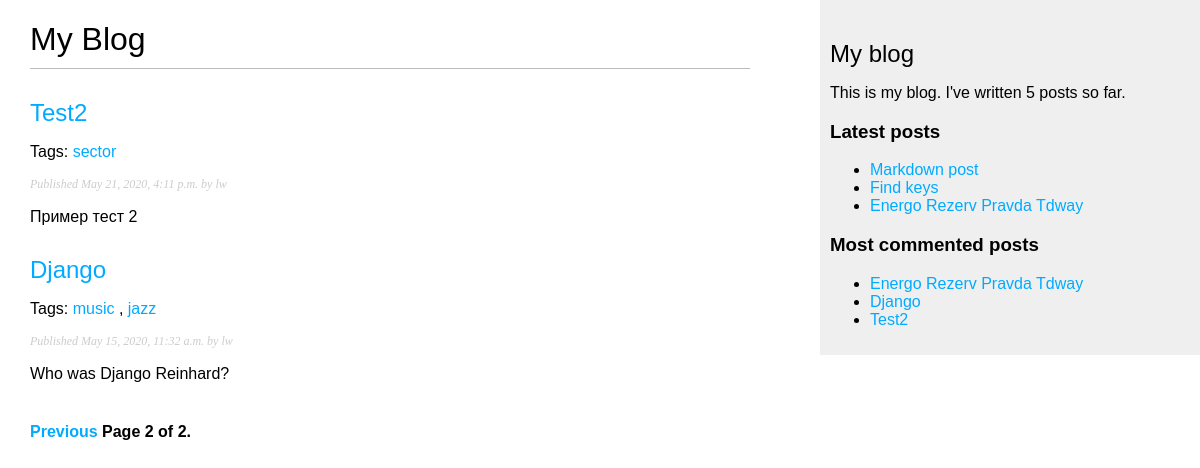
Screenshot of /blog/?page=2 with the database file from the repository.
### blog/models.py (models this page shows, shortened)
class Post(models.Model):
    STATUS_CHOICES = (
        ("draft", "Draft"),
        ("published", "Published"),
    )
    title = models.CharField(max_length=250)
    slug = models.SlugField(max_length=250, unique_for_date="publish")
    author = models.ForeignKey(
        User, related_name="blog_posts", on_delete=models.CASCADE
    )
    body = models.TextField()
    publish = models.DateTimeField(default=timezone.now)
    created = models.DateTimeField(auto_now_add=True)
    updated = models.DateTimeField(auto_now=True)
    status = models.CharField(max_length=10, choices=STATUS_CHOICES, default="draft")
    objects = models.Manager()
    published = PublishedManager()
    tags = TaggableManager()
    class Meta:
        ordering = ("-publish",)
    def get_absolute_url(self):
        return reverse(
            "blog:post_detail",
            args=[
                self.publish.year,
                self.publish.strftime("%m"),
                self.publish.strftime("%d"),
                self.slug,
            ],
        )

### blog/views.py (the view)
# urls.py: path("", views.post_list, name="post_list"),
def post_list(request, tag_slug=None):
    object_list = Post.published.all()
    tag = None
    if tag_slug:
        tag = get_object_or_404(Tag, slug=tag_slug)
        object_list = object_list.filter(tags__in=[tag])
    paginator = Paginator(object_list, 3)
    page = request.GET.get("page")
    try:
        posts = paginator.page(page)
    except PageNotAnInteger:
        posts = paginator.page(1)
    except EmptyPage:
        posts = paginator.page(paginator.num_pages)
    return render(
        request, "blog/post/list.html", {"page": page, "posts": posts, "tag": tag}
    )

### blog/models.py (called while the page is built)
    def get_queryset(self):
        return super().get_queryset().filter(status="published")

### blog/templatetags/blog_tags.py (called while the page is built)
@register.simple_tag
def total_posts():
    return Post.published.count()

@register.inclusion_tag("blog/post/latest_posts.html")
def show_latest_posts(count=5):
    latest_posts = Post.published.order_by("-publish")[:count]
    return {"latest_posts": latest_posts}

@register.simple_tag
def get_most_commented_posts(count=5):
    return Post.published.annotate(total_comments=Count("comments")).order_by(
        "-total_comments"
    )[:count]

@register.filter(name="markdown")
def markdown_format(text):
    return mark_safe(markdown.markdown(text))

### blog/templates/blog/post/list.html (shortened to what this page needs)
{% extends "blog/base.html" %}
{% load blog_tags %}
{% block content %}
    <h1>My Blog</h1>
    {% for post in posts %}
        <h2>
            <a href="{{ post.get_absolute_url }}">{{ post.title }}</a>
        </h2>
        <p class="tags">
            Tags:
            {% for tag in post.tags.all %}
                <a href="{% url "blog:post_list_by_tag" tag.slug %}">
                    {{ tag.name }}
                </a>
                {% if not forloop.last %}, {% endif %}
            {% endfor %}
        </p>
        <p class="date">
            Published {{ post.publish }} by {{ post.author }}
        </p>
        {{ post.body|markdown|truncatewords_html:30 }}
    {% endfor %}
    {% include "blog/pagination.html" with page=posts %}
{% endblock %}

### blog/templates/blog/base.html (shortened to what this page needs)
{% load blog_tags %}
{% load static %}
<!DOCTYPE html>
<html>
<head>
    <link href="{% static "css/blog.css" %}" rel="stylesheet">
</head>
<body>
<div id="content">
    {% block content %}
    {% endblock %}
</div>
<div id="sidebar">
    <h2>My blog</h2>
    <p>This is my blog. I've written {% total_posts %} posts so far.</p>
    <h3>Latest posts</h3>
    {% show_latest_posts 3 %}
    <h3>Most commented posts</h3>
    {% get_most_commented_posts 3 as most_commented_posts %}
    <ul>
        {% for post in most_commented_posts %}
            <li><a href="{{ post.get_absolute_url }}">{{ post.title }}</a></li>
        {% endfor %}
    </ul>
</div>
</body>
</html>

### blog/templates/blog/post/latest_posts.html
<ul>
    {% for post in latest_posts %}
        <li><a href="{{ post.get_absolute_url }}">{{ post.title }}</a></li>
    {% endfor %}
</ul>

### blog/static/css/blog.css (style rules this page uses)
body { margin:0; padding:0; font-family:helvetica, sans-serif; }
a { color:#00abff; text-decoration:none; }
h1 { font-weight:normal; border-bottom:1px solid #bbb; padding:0 0 10px 0; }
h2 { font-weight:normal; margin:30px 0 0; }
#content { float:left; width:60%; padding:0 0 0 30px; }
#sidebar { float:right; width:30%; padding:10px; background:#efefef; height:100%; }
p.date { color:#ccc; font-family: georgia, serif; font-size: 12px; font-style: italic; }

### rows the page displays
Post: title "Test2", publish "May 21, 2020, 4:11 p.m.", author "lw", body "Пример тест 2"
Tag: name "sector"
Post: title "Django", publish "May 15, 2020, 11:32 a.m.", author "lw", body "Who was Django Reinhard?"
Tag: name "music"
Tag: name "jazz"
Post: title "Markdown post"
Post: title "Find keys"
Post: title "Energo Rezerv Pravda Tdway"

### other values shown
{{ page.number }} "2"
{{ page.paginator.num_pages }} "2"
